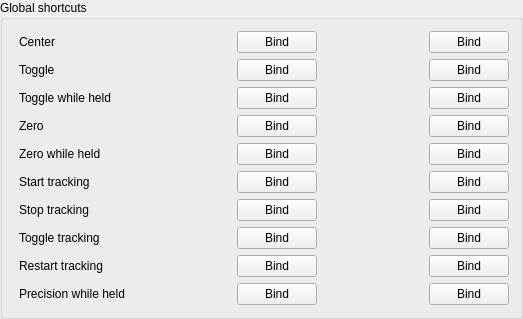
        <widget class="QGroupBox" name="groupBox">
         <property name="title">
          <string>Global shortcuts</string>
         </property>
         <layout class="QGridLayout" name="gridLayout_8">
          <property name="leftMargin">
           <number>16</number>
          </property>
          <item row="1" column="1">
           <widget class="QLabel" name="toggle_text">
            <property name="sizePolicy">
             <sizepolicy hsizetype="Minimum" vsizetype="Maximum">
              <horstretch>255</horstretch>
              <verstretch>0</verstretch>
             </sizepolicy>
            </property>
            <property name="minimumSize">
             <size>
              <width>100</width>
              <height>0</height>
             </size>
            </property>
            <property name="text">
             <string/>
            </property>
           </widget>
          </item>
          <item row="0" column="0">
           <widget class="QLabel" name="_textLabel2_3">
            <property name="sizePolicy">
             <sizepolicy hsizetype="Maximum" vsizetype="Maximum">
              <horstretch>0</horstretch>
              <verstretch>0</verstretch>
             </sizepolicy>
            </property>
            <property name="cursor">
             <cursorShape>WhatsThisCursor</cursorShape>
            </property>
            <property name="toolTip">
             <string>Use current tracker pose as looking perfectly forward.</string>
            </property>
            <property name="text">
             <string>Center</string>
            </property>
            <property name="wordWrap">
             <bool>false</bool>
            </property>
           </widget>
          </item>
          <item row="7" column="4">
           <widget class="QPushButton" name="bind_toggle_tracking_2">
            <property name="sizePolicy">
             <sizepolicy hsizetype="Maximum" vsizetype="Maximum">
              <horstretch>0</horstretch>
              <verstretch>0</verstretch>
             </sizepolicy>
            </property>
            <property name="text">
             <string>Bind</string>
            </property>
           </widget>
          </item>
          <item row="8" column="3">
           <widget class="QLabel" name="restart_tracking_text_2">
            <property name="sizePolicy">
             <sizepolicy hsizetype="Minimum" vsizetype="Maximum">
              <horstretch>255</horstretch>
              <verstretch>0</verstretch>
             </sizepolicy>
            </property>
            <property name="minimumSize">
             <size>
              <width>100</width>
              <height>0</height>
             </size>
            </property>
            <property name="text">
             <string/>
            </property>
           </widget>
          </item>
          <item row="8" column="4">
           <widget class="QPushButton" name="bind_restart_tracking_2">
            <property name="sizePolicy">
             <sizepolicy hsizetype="Maximum" vsizetype="Maximum">
              <horstretch>0</horstretch>
              <verstretch>0</verstretch>
             </sizepolicy>
            </property>
            <property name="text">
             <string>Bind</string>
            </property>
           </widget>
          </item>
          <item row="5" column="0">
           <widget class="QLabel" name="_textLabel2_7">
            <property name="sizePolicy">
             <sizepolicy hsizetype="Maximum" vsizetype="Maximum">
              <horstretch>0</horstretch>
              <verstretch>0</verstretch>
             </sizepolicy>
            </property>
            <property name="text">
             <string>Start tracking</string>
            </property>
            <property name="wordWrap">
             <bool>false</bool>
            </property>
           </widget>
          </item>
          <item row="6" column="2">
           <widget class="QPushButton" name="bind_stop">
            <property name="sizePolicy">
             <sizepolicy hsizetype="Maximum" vsizetype="Maximum">
              <horstretch>0</horstretch>
              <verstretch>0</verstretch>
             </sizepolicy>
            </property>
            <property name="text">
             <string>Bind</string>
            </property>
           </widget>
          </item>
          <item row="7" column="1">
           <widget class="QLabel" name="toggle_tracking_text">
            <property name="sizePolicy">
             <sizepolicy hsizetype="Minimum" vsizetype="Maximum">
              <horstretch>255</horstretch>
              <verstretch>0</verstretch>
             </sizepolicy>
            </property>
            <property name="minimumSize">
             <size>
              <width>100</width>
              <height>0</height>
             </size>
            </property>
            <property name="text">
             <string/>
            </property>
           </widget>
          </item>
          <item row="0" column="1">
           <widget class="QLabel" name="center_text">
            <property name="sizePolicy">
             <sizepolicy hsizetype="Minimum" vsizetype="Maximum">
              <horstretch>255</horstretch>
              <verstretch>0</verstretch>
             </sizepolicy>
            </property>
            <property name="minimumSize">
             <size>
              <width>100</width>
              <height>0</height>
             </size>
            </property>
            <property name="text">
             <string/>
            </property>
           </widget>
          </item>
          <item row="6" column="0">
           <widget class="QLabel" name="_textLabel2_8">
            <property name="sizePolicy">
             <sizepolicy hsizetype="Maximum" vsizetype="Maximum">
              <horstretch>0</horstretch>
              <verstretch>0</verstretch>
             </sizepolicy>
            </property>
            <property name="text">
             <string>Stop tracking</string>
            </property>
            <property name="wordWrap">
             <bool>false</bool>
            </property>
           </widget>
          </item>
          <item row="3" column="1">
           <widget class="QLabel" name="zero_text">
            <property name="sizePolicy">
             <sizepolicy hsizetype="Minimum" vsizetype="Maximum">
              <horstretch>255</horstretch>
              <verstretch>0</verstretch>
             </sizepolicy>
            </property>
            <property name="minimumSize">
             <size>
              <width>100</width>
              <height>0</height>
             </size>
            </property>
            <property name="text">
             <string/>
            </property>
           </widget>
          </item>
          <item row="3" column="0">
           <widget class="QLabel" name="_textLabel2_6">
            <property name="sizePolicy">
             <sizepolicy hsizetype="Maximum" vsizetype="Maximum">
              <horstretch>0</horstretch>
              <verstretch>0</verstretch>
             </sizepolicy>
            </property>
            <property name="cursor">
             <cursorShape>WhatsThisCursor</cursorShape>
            </property>
            <property name="toolTip">
             <string>Keep looking forward until next zero keypress.</string>
            </property>
            <property name="text">
             <string>Zero</string>
            </property>
            <property name="wordWrap">
             <bool>false</bool>
            </property>
           </widget>
          </item>
          <item row="1" column="0">
           <widget class="QLabel" name="_textLabel2_5">
            <property name="sizePolicy">
             <sizepolicy hsizetype="Maximum" vsizetype="Maximum">
              <horstretch>0</horstretch>
              <verstretch>0</verstretch>
             </sizepolicy>
            </property>
            <property name="cursor">
             <cursorShape>WhatsThisCursor</cursorShape>
            </property>
            <property name="toolTip">
             <string>Freeze the position returned by the tracker while this mode is active.</string>
            </property>
            <property name="text">
             <string>Toggle</string>
            </property>
            <property name="wordWrap">
             <bool>false</bool>
            </property>
           </widget>
          </item>
          <item row="4" column="0">
           <widget class="QLabel" name="_label_28">
            <property name="sizePolicy">
             <sizepolicy hsizetype="Maximum" vsizetype="Maximum">
              <horstretch>0</horstretch>
              <verstretch>0</verstretch>
             </sizepolicy>
            </property>
            <property name="cursor">
             <cursorShape>WhatsThisCursor</cursorShape>
            </property>
            <property name="toolTip">
             <string>Keep looking forward while the key is pressed.</string>
            </property>
            <property name="text">
             <string>Zero while held</string>
            </property>
           </widget>
          </item>
          <item row="0" column="2">
           <widget class="QPushButton" name="bind_center">
            <property name="sizePolicy">
             <sizepolicy hsizetype="Maximum" vsizetype="Maximum">
              <horstretch>0</horstretch>
              <verstretch>0</verstretch>
             </sizepolicy>
            </property>
            <property name="text">
             <string>Bind</string>
            </property>
           </widget>
          </item>
          <item row="2" column="1">
           <widget class="QLabel" name="toggle_held_text">
            <property name="sizePolicy">
             <sizepolicy hsizetype="Minimum" vsizetype="Maximum">
              <horstretch>255</horstretch>
              <verstretch>0</verstretch>
             </sizepolicy>
            </property>
            <property name="minimumSize">
             <size>
              <width>100</width>
              <height>0</height>
             </size>
            </property>
            <property name="text">
             <string/>
            </property>
           </widget>
          </item>
          <item row="4" column="1">
           <widget class="QLabel" name="zero_held_text">
            <property name="sizePolicy">
             <sizepolicy hsizetype="Minimum" vsizetype="Maximum">
              <horstretch>255</horstretch>
              <verstretch>0</verstretch>
             </sizepolicy>
            </property>
            <property name="minimumSize">
             <size>
              <width>100</width>
              <height>0</height>
             </size>
            </property>
            <property name="text">
             <string/>
            </property>
           </widget>
          </item>
          <item row="2" column="2">
           <widget class="QPushButton" name="bind_toggle_held">
            <property name="sizePolicy">
             <sizepolicy hsizetype="Maximum" vsizetype="Maximum">
              <horstretch>0</horstretch>
              <verstretch>0</verstretch>
             </sizepolicy>
            </property>
            <property name="text">
             <string>Bind</string>
            </property>
           </widget>
          </item>
          <item row="4" column="2">
           <widget class="QPushButton" name="bind_zero_held">
            <property name="sizePolicy">
             <sizepolicy hsizetype="Maximum" vsizetype="Maximum">
              <horstretch>0</horstretch>
              <verstretch>0</verstretch>
             </sizepolicy>
            </property>
            <property name="text">
             <string>Bind</string>
            </property>
           </widget>
          </item>
          <item row="8" column="0">
           <widget class="QLabel" name="_textLabel2_10">
            <property name="sizePolicy">
             <sizepolicy hsizetype="Maximum" vsizetype="Maximum">
              <horstretch>0</horstretch>
              <verstretch>0</verstretch>
             </sizepolicy>
            </property>
            <property name="text">
             <string>Restart tracking</string>
            </property>
            <property name="wordWrap">
             <bool>false</bool>
            </property>
           </widget>
          </item>
          <item row="8" column="1">
           <widget class="QLabel" name="restart_tracking_text">
            <property name="sizePolicy">
             <sizepolicy hsizetype="Minimum" vsizetype="Maximum">
              <horstretch>255</horstretch>
              <verstretch>0</verstretch>
             </sizepolicy>
            </property>
            <property name="minimumSize">
             <size>
              <width>100</width>
              <height>0</height>
             </size>
            </property>
            <property name="text">
             <string/>
            </property>
           </widget>
          </item>
          <item row="2" column="0">
           <widget class="QLabel" name="_label_27">
            <property name="sizePolicy">
             <sizepolicy hsizetype="Maximum" vsizetype="Maximum">
              <horstretch>0</horstretch>
              <verstretch>0</verstretch>
             </sizepolicy>
            </property>
            <property name="cursor">
             <cursorShape>WhatsThisCursor</cursorShape>
            </property>
            <property name="toolTip">
             <string>Freeze the pose like Toggle, except only while they key is still pressed.</string>
            </property>
            <property name="text">
             <string>Toggle while held</string>
            </property>
           </widget>
          </item>
          <item row="8" column="2">
           <widget class="QPushButton" name="bind_restart_tracking">
            <property name="sizePolicy">
             <sizepolicy hsizetype="Maximum" vsizetype="Maximum">
              <horstretch>0</horstretch>
              <verstretch>0</verstretch>
             </sizepolicy>
            </property>
            <property name="text">
             <string>Bind</string>
            </property>
           </widget>
          </item>
          <item row="7" column="2">
           <widget class="QPushButton" name="bind_toggle_tracking">
            <property name="sizePolicy">
             <sizepolicy hsizetype="Maximum" vsizetype="Maximum">
              <horstretch>0</horstretch>
              <verstretch>0</verstretch>
             </sizepolicy>
            </property>
            <property name="text">
             <string>Bind</string>
            </property>
           </widget>
          </item>
          <item row="7" column="0">
           <widget class="QLabel" name="_textLabel2_9">
            <property name="sizePolicy">
             <sizepolicy hsizetype="Maximum" vsizetype="Maximum">
              <horstretch>0</horstretch>
              <verstretch>0</verstretch>
             </sizepolicy>
            </property>
            <property name="text">
             <string>Toggle tracking</string>
            </property>
            <property name="wordWrap">
             <bool>false</bool>
            </property>
           </widget>
          </item>
          <item row="5" column="2">
           <widget class="QPushButton" name="bind_start">
            <property name="sizePolicy">
             <sizepolicy hsizetype="Maximum" vsizetype="Maximum">
              <horstretch>0</horstretch>
              <verstretch>0</verstretch>
             </sizepolicy>
            </property>
            <property name="text">
             <string>Bind</string>
            </property>
           </widget>
          </item>
          <item row="1" column="2">
           <widget class="QPushButton" name="bind_toggle">
            <property name="sizePolicy">
             <sizepolicy hsizetype="Maximum" vsizetype="Maximum">
              <horstretch>0</horstretch>
              <verstretch>0</verstretch>
             </sizepolicy>
            </property>
            <property name="text">
             <string>Bind</string>
            </property>
           </widget>
          </item>
          <item row="5" column="1">
           <widget class="QLabel" name="start_tracking_text">
            <property name="sizePolicy">
             <sizepolicy hsizetype="Minimum" vsizetype="Maximum">
              <horstretch>255</horstretch>
              <verstretch>0</verstretch>
             </sizepolicy>
            </property>
            <property name="minimumSize">
             <size>
              <width>100</width>
              <height>0</height>
             </size>
            </property>
            <property name="text">
             <string/>
            </property>
           </widget>
          </item>
          <item row="6" column="1">
           <widget class="QLabel" name="stop_tracking_text">
            <property name="sizePolicy">
             <sizepolicy hsizetype="Minimum" vsizetype="Maximum">
              <horstretch>255</horstretch>
              <verstretch>0</verstretch>
             </sizepolicy>
            </property>
            <property name="minimumSize">
             <size>
              <width>100</width>
              <height>0</height>
             </size>
            </property>
            <property name="text">
             <string/>
            </property>
           </widget>
          </item>
          <item row="1" column="3">
           <widget class="QLabel" name="toggle_text_2">
            <property name="sizePolicy">
             <sizepolicy hsizetype="Minimum" vsizetype="Maximum">
              <horstretch>255</horstretch>
              <verstretch>0</verstretch>
             </sizepolicy>
            </property>
            <property name="minimumSize">
             <size>
              <width>100</width>
              <height>0</height>
             </size>
            </property>
            <property name="text">
             <string/>
            </property>
           </widget>
          </item>
          <item row="1" column="4">
           <widget class="QPushButton" name="bind_toggle_2">
            <property name="sizePolicy">
             <sizepolicy hsizetype="Maximum" vsizetype="Maximum">
              <horstretch>0</horstretch>
              <verstretch>0</verstretch>
             </sizepolicy>
            </property>
            <property name="text">
             <string>Bind</string>
            </property>
           </widget>
          </item>
          <item row="0" column="3">
           <widget class="QLabel" name="center_text_2">
            <property name="sizePolicy">
             <sizepolicy hsizetype="Minimum" vsizetype="Maximum">
              <horstretch>255</horstretch>
              <verstretch>0</verstretch>
             </sizepolicy>
            </property>
            <property name="minimumSize">
             <size>
              <width>100</width>
              <height>0</height>
             </size>
            </property>
            <property name="text">
             <string/>
            </property>
           </widget>
          </item>
          <item row="0" column="4">
           <widget class="QPushButton" name="bind_center_2">
            <property name="sizePolicy">
             <sizepolicy hsizetype="Maximum" vsizetype="Maximum">
              <horstretch>0</horstretch>
              <verstretch>0</verstretch>
             </sizepolicy>
            </property>
            <property name="text">
             <string>Bind</string>
            </property>
           </widget>
          </item>
          <item row="2" column="4">
           <widget class="QPushButton" name="bind_toggle_held_2">
            <property name="sizePolicy">
             <sizepolicy hsizetype="Maximum" vsizetype="Maximum">
              <horstretch>0</horstretch>
              <verstretch>0</verstretch>
             </sizepolicy>
            </property>
            <property name="text">
             <string>Bind</string>
            </property>
           </widget>
          </item>
          <item row="3" column="2">
           <widget class="QPushButton" name="bind_zero">
            <property name="sizePolicy">
             <sizepolicy hsizetype="Maximum" vsizetype="Maximum">
              <horstretch>0</horstretch>
              <verstretch>0</verstretch>
             </sizepolicy>
            </property>
            <property name="text">
             <string>Bind</string>
            </property>
           </widget>
          </item>
          <item row="2" column="3">
           <widget class="QLabel" name="toggle_held_text_2">
            <property name="sizePolicy">
             <sizepolicy hsizetype="Minimum" vsizetype="Maximum">
              <horstretch>255</horstretch>
              <verstretch>0</verstretch>
             </sizepolicy>
            </property>
            <property name="minimumSize">
             <size>
              <width>100</width>
              <height>0</height>
             </size>
            </property>
            <property name="text">
             <string/>
            </property>
           </widget>
          </item>
          <item row="3" column="4">
           <widget class="QPushButton" name="bind_zero_2">
            <property name="sizePolicy">
             <sizepolicy hsizetype="Maximum" vsizetype="Maximum">
              <horstretch>0</horstretch>
              <verstretch>0</verstretch>
             </sizepolicy>
            </property>
            <property name="text">
             <string>Bind</string>
            </property>
           </widget>
          </item>
          <item row="4" column="3">
           <widget class="QLabel" name="zero_held_text_2">
            <property name="sizePolicy">
             <sizepolicy hsizetype="Minimum" vsizetype="Maximum">
              <horstretch>255</horstretch>
              <verstretch>0</verstretch>
             </sizepolicy>
            </property>
            <property name="minimumSize">
             <size>
              <width>100</width>
              <height>0</height>
             </size>
            </property>
            <property name="text">
             <string/>
            </property>
           </widget>
          </item>
          <item row="5" column="3">
           <widget class="QLabel" name="start_tracking_text_2">
            <property name="sizePolicy">
             <sizepolicy hsizetype="Minimum" vsizetype="Maximum">
              <horstretch>255</horstretch>
              <verstretch>0</verstretch>
             </sizepolicy>
            </property>
            <property name="minimumSize">
             <size>
              <width>100</width>
              <height>0</height>
             </size>
            </property>
            <property name="text">
             <string/>
            </property>
           </widget>
          </item>
          <item row="3" column="3">
           <widget class="QLabel" name="zero_text_2">
            <property name="sizePolicy">
             <sizepolicy hsizetype="Minimum" vsizetype="Maximum">
              <horstretch>255</horstretch>
              <verstretch>0</verstretch>
             </sizepolicy>
            </property>
            <property name="minimumSize">
             <size>
              <width>100</width>
              <height>0</height>
             </size>
            </property>
            <property name="text">
             <string/>
            </property>
           </widget>
          </item>
          <item row="4" column="4">
           <widget class="QPushButton" name="bind_zero_held_2">
            <property name="sizePolicy">
             <sizepolicy hsizetype="Maximum" vsizetype="Maximum">
              <horstretch>0</horstretch>
              <verstretch>0</verstretch>
             </sizepolicy>
            </property>
            <property name="text">
             <string>Bind</string>
            </property>
           </widget>
          </item>
          <item row="6" column="3">
           <widget class="QLabel" name="stop_tracking_text_2">
            <property name="sizePolicy">
             <sizepolicy hsizetype="Minimum" vsizetype="Maximum">
              <horstretch>255</horstretch>
              <verstretch>0</verstretch>
             </sizepolicy>
            </property>
            <property name="minimumSize">
             <size>
              <width>100</width>
              <height>0</height>
             </size>
            </property>
            <property name="text">
             <string/>
            </property>
           </widget>
          </item>
          <item row="7" column="3">
           <widget class="QLabel" name="toggle_tracking_text_2">
            <property name="sizePolicy">
             <sizepolicy hsizetype="Minimum" vsizetype="Maximum">
              <horstretch>255</horstretch>
              <verstretch>0</verstretch>
             </sizepolicy>
            </property>
            <property name="minimumSize">
             <size>
              <width>100</width>
              <height>0</height>
             </size>
            </property>
            <property name="text">
             <string/>
            </property>
           </widget>
          </item>
          <item row="6" column="4">
           <widget class="QPushButton" name="bind_stop_2">
            <property name="sizePolicy">
             <sizepolicy hsizetype="Maximum" vsizetype="Maximum">
              <horstretch>0</horstretch>
              <verstretch>0</verstretch>
             </sizepolicy>
            </property>
            <property name="text">
             <string>Bind</string>
            </property>
           </widget>
          </item>
          <item row="5" column="4">
           <widget class="QPushButton" name="bind_start_2">
            <property name="sizePolicy">
             <sizepolicy hsizetype="Maximum" vsizetype="Maximum">
              <horstretch>0</horstretch>
              <verstretch>0</verstretch>
             </sizepolicy>
            </property>
            <property name="text">
             <string>Bind</string>
            </property>
           </widget>
          </item>
          <item row="9" column="0">
           <widget class="QLabel" name="label_precision">
            <property name="sizePolicy">
             <sizepolicy hsizetype="Maximum" vsizetype="Maximum">
              <horstretch>0</horstretch>
              <verstretch>0</verstretch>
             </sizepolicy>
            </property>
            <property name="cursor">
             <cursorShape>WhatsThisCursor</cursorShape>
            </property>
            <property name="toolTip">
             <string>Temporarily scale mapped yaw, pitch, and roll output while the key is pressed.</string>
            </property>
            <property name="text">
             <string>Precision while held</string>
            </property>
           </widget>
          </item>
          <item row="9" column="1">
           <widget class="QLabel" name="precision_text">
            <property name="sizePolicy">
             <sizepolicy hsizetype="Minimum" vsizetype="Maximum">
              <horstretch>255</horstretch>
              <verstretch>0</verstretch>
             </sizepolicy>
            </property>
            <property name="minimumSize">
             <size>
              <width>100</width>
              <height>0</height>
             </size>
            </property>
            <property name="text">
             <string/>
            </property>
           </widget>
          </item>
          <item row="9" column="2">
           <widget class="QPushButton" name="bind_precision">
            <property name="sizePolicy">
             <sizepolicy hsizetype="Maximum" vsizetype="Maximum">
              <horstretch>0</horstretch>
              <verstretch>0</verstretch>
             </sizepolicy>
            </property>
            <property name="text">
             <string>Bind</string>
            </property>
           </widget>
          </item>
          <item row="9" column="3">
           <widget class="QLabel" name="precision_text_2">
            <property name="sizePolicy">
             <sizepolicy hsizetype="Minimum" vsizetype="Maximum">
              <horstretch>255</horstretch>
              <verstretch>0</verstretch>
             </sizepolicy>
            </property>
            <property name="minimumSize">
             <size>
              <width>100</width>
              <height>0</height>
             </size>
            </property>
            <property name="text">
             <string/>
            </property>
           </widget>
          </item>
          <item row="9" column="4">
           <widget class="QPushButton" name="bind_precision_2">
            <property name="sizePolicy">
             <sizepolicy hsizetype="Maximum" vsizetype="Maximum">
              <horstretch>0</horstretch>
              <verstretch>0</verstretch>
             </sizepolicy>
            </property>
            <property name="text">
             <string>Bind</string>
            </property>
           </widget>
          </item>
         </layout>
        </widget>
